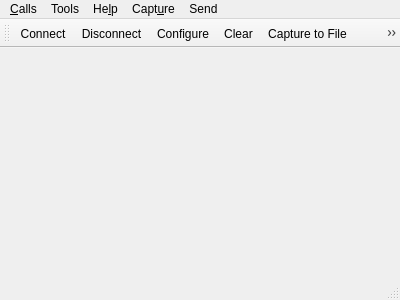
<?xml version="1.0" encoding="UTF-8"?>
<ui version="4.0">
 <class>MainWindow</class>
 <widget class="QMainWindow" name="MainWindow">
  <property name="geometry">
   <rect>
    <x>0</x>
    <y>0</y>
    <width>400</width>
    <height>300</height>
   </rect>
  </property>
  <property name="windowTitle">
   <string>Simple Terminal</string>
  </property>
  <widget class="QWidget" name="centralWidget"/>
  <widget class="QMenuBar" name="menuBar">
   <property name="geometry">
    <rect>
     <x>0</x>
     <y>0</y>
     <width>400</width>
     <height>20</height>
    </rect>
   </property>
   <widget class="QMenu" name="menuCalls">
    <property name="title">
     <string>&amp;Calls</string>
    </property>
    <addaction name="actionConnect"/>
    <addaction name="actionDisconnect"/>
    <addaction name="separator"/>
    <addaction name="actionQuit"/>
   </widget>
   <widget class="QMenu" name="menuTools">
    <property name="title">
     <string>Tools</string>
    </property>
    <addaction name="actionConfigure"/>
    <addaction name="actionClear"/>
   </widget>
   <widget class="QMenu" name="menuHelp">
    <property name="title">
     <string>He&amp;lp</string>
    </property>
    <addaction name="actionAbout"/>
    <addaction name="actionAboutQt"/>
   </widget>
   <widget class="QMenu" name="menuCapture">
    <property name="title">
     <string>Capt&amp;ure</string>
    </property>
    <addaction name="actionCapture_to_File"/>
    <addaction name="actionStop_Capture"/>
   </widget>
   <widget class="QMenu" name="menuSendFile">
    <property name="title">
     <string>Send</string>
    </property>
    <addaction name="actionSendFile"/>
   </widget>
   <addaction name="menuCalls"/>
   <addaction name="menuTools"/>
   <addaction name="menuHelp"/>
   <addaction name="menuCapture"/>
   <addaction name="menuSendFile"/>
  </widget>
  <widget class="QToolBar" name="mainToolBar">
   <attribute name="toolBarArea">
    <enum>TopToolBarArea</enum>
   </attribute>
   <attribute name="toolBarBreak">
    <bool>false</bool>
   </attribute>
   <addaction name="actionConnect"/>
   <addaction name="actionDisconnect"/>
   <addaction name="actionConfigure"/>
   <addaction name="actionClear"/>
   <addaction name="actionCapture_to_File"/>
   <addaction name="actionStop_Capture"/>
   <addaction name="actionSendFile"/>
  </widget>
  <widget class="QStatusBar" name="statusBar"/>
  <action name="actionAbout">
   <property name="text">
    <string>&amp;About</string>
   </property>
   <property name="toolTip">
    <string>About program</string>
   </property>
   <property name="shortcut">
    <string>Alt+A</string>
   </property>
  </action>
  <action name="actionAboutQt">
   <property name="text">
    <string>About &amp;Qt</string>
   </property>
  </action>
  <action name="actionConnect">
   <property name="icon">
    <iconset resource="terminal.qrc">
     <normaloff>:/images/connect.png</normaloff>:/images/connect.png</iconset>
   </property>
   <property name="text">
    <string>C&amp;onnect</string>
   </property>
   <property name="toolTip">
    <string>Connect to serial port</string>
   </property>
   <property name="shortcut">
    <string>Ctrl+O</string>
   </property>
  </action>
  <action name="actionDisconnect">
   <property name="icon">
    <iconset resource="terminal.qrc">
     <normaloff>:/images/disconnect.png</normaloff>:/images/disconnect.png</iconset>
   </property>
   <property name="text">
    <string>&amp;Disconnect</string>
   </property>
   <property name="toolTip">
    <string>Disconnect from serial port</string>
   </property>
   <property name="shortcut">
    <string>Ctrl+D</string>
   </property>
  </action>
  <action name="actionConfigure">
   <property name="icon">
    <iconset resource="terminal.qrc">
     <normaloff>:/images/settings.png</normaloff>:/images/settings.png</iconset>
   </property>
   <property name="text">
    <string>&amp;Configure</string>
   </property>
   <property name="toolTip">
    <string>Configure serial port</string>
   </property>
   <property name="shortcut">
    <string>Alt+C</string>
   </property>
  </action>
  <action name="actionClear">
   <property name="icon">
    <iconset resource="terminal.qrc">
     <normaloff>:/images/clear.png</normaloff>:/images/clear.png</iconset>
   </property>
   <property name="text">
    <string>C&amp;lear</string>
   </property>
   <property name="toolTip">
    <string>Clear data</string>
   </property>
   <property name="shortcut">
    <string>Alt+L</string>
   </property>
  </action>
  <action name="actionQuit">
   <property name="icon">
    <iconset resource="terminal.qrc">
     <normaloff>:/images/application-exit.png</normaloff>:/images/application-exit.png</iconset>
   </property>
   <property name="text">
    <string>&amp;Quit</string>
   </property>
   <property name="shortcut">
    <string>Ctrl+Q</string>
   </property>
  </action>
  <action name="actionCapture_to_File">
   <property name="icon">
    <iconset resource="terminal.qrc">
     <normaloff>:/images/Image_Capture_Icon.png</normaloff>:/images/Image_Capture_Icon.png</iconset>
   </property>
   <property name="text">
    <string>Ca&amp;pture to File</string>
   </property>
   <property name="shortcut">
    <string>Ctrl+P</string>
   </property>
  </action>
  <action name="actionStop_Capture">
   <property name="icon">
    <iconset resource="terminal.qrc">
     <normaloff>:/images/Image_Capture_Stop.png</normaloff>:/images/Image_Capture_Stop.png</iconset>
   </property>
   <property name="text">
    <string>&amp;Stop Capture</string>
   </property>
   <property name="shortcut">
    <string>Ctrl+S</string>
   </property>
  </action>
  <action name="actionSendFile">
   <property name="icon">
    <iconset resource="terminal.qrc">
     <normaloff>:/images/upload.png</normaloff>:/images/upload.png</iconset>
   </property>
   <property name="text">
    <string>Send&amp;File</string>
   </property>
   <property name="shortcut">
    <string>Ctrl+F</string>
   </property>
  </action>
 </widget>
 <layoutdefault spacing="6" margin="11"/>
 <resources>
  <include location="terminal.qrc"/>
 </resources>
 <connections/>
</ui>
